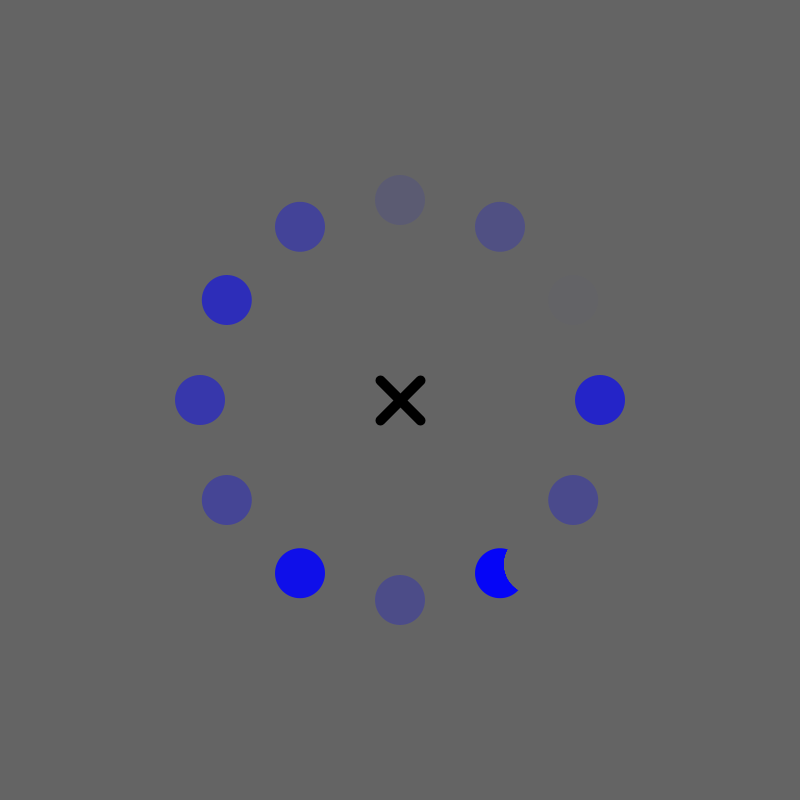
Frame 1 (no input)
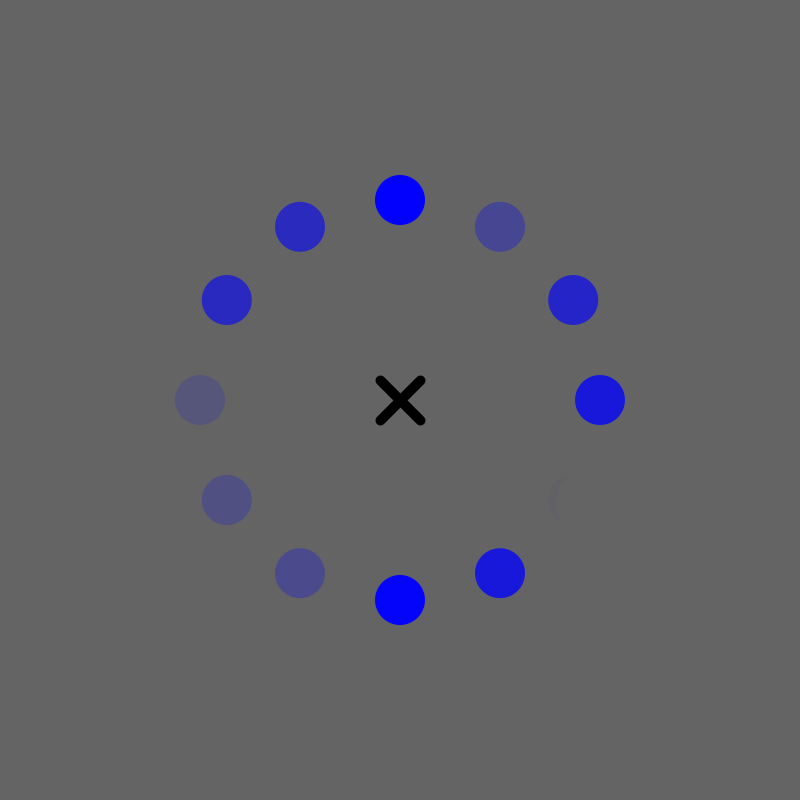
Frame 60 (the mouse pressed at the canvas centre just before this capture)
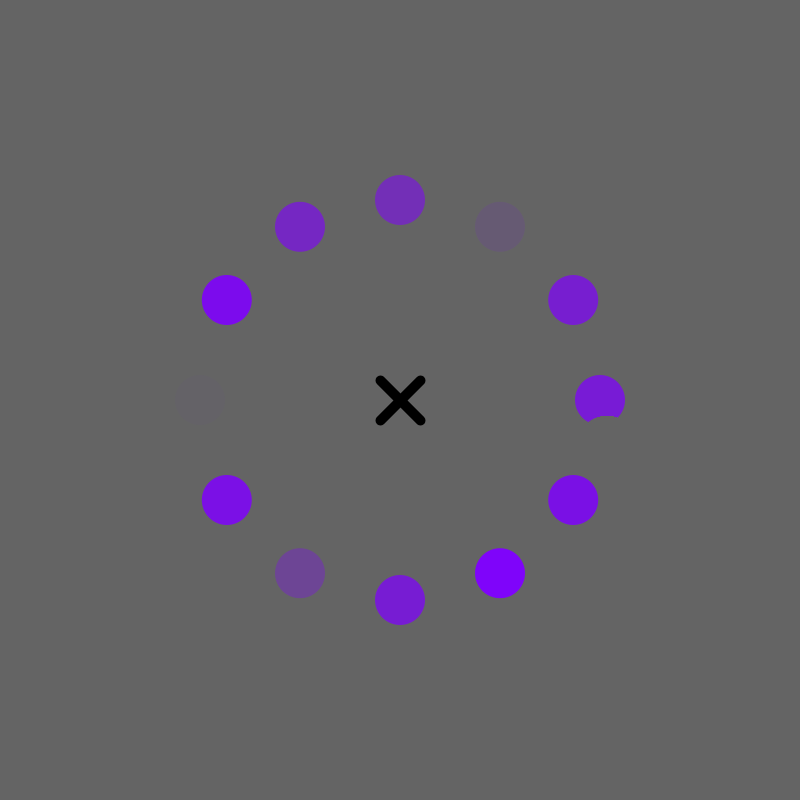
Frame 120 (the mouse held since frame 60 and released just before this capture)

The Processing sketch that drew these frames (run headless with seeded random() and noise(); from frame 60 on, the mouse is pressed at the canvas centre):

// Processing sketch: processing_70753
// ── processing_70753.pde

float angle;
float rad;

float[] xPos= new float[12];
float[] yPos= new float[12];

void setup() {
  size(800, 800 );
angle= 0;
rad=200;

for (int i=0;i<12;i++) {
    xPos[i] = cos (radians(30*i)) * rad; //each loop will increase the angle by 10
    yPos[i] = sin (radians(30*i)) * rad;
}
}
void draw() {


background(100);
angle+=0.1;

stroke(0);
strokeWeight(10);
line(width/2+20, height/2-20, width/2-20, height/2+20);
line(width/2-20, height/2-20, width/2+20, height/2+20);

translate (width/2, height/2);
for (int i=0; i<12; i++) {
  noStroke();
  smooth();
 fill((map(mouseX, 0, 800, 0, 255)), 0, 255, random(0, 255));
  ellipse( xPos[i], yPos[i], 50, 50);

//donen sey
  pushMatrix();
  rotate(angle);
  noStroke();
  smooth();
  fill(100);
  ellipse(150, 150, 60, 60);


  popMatrix();
}
}
